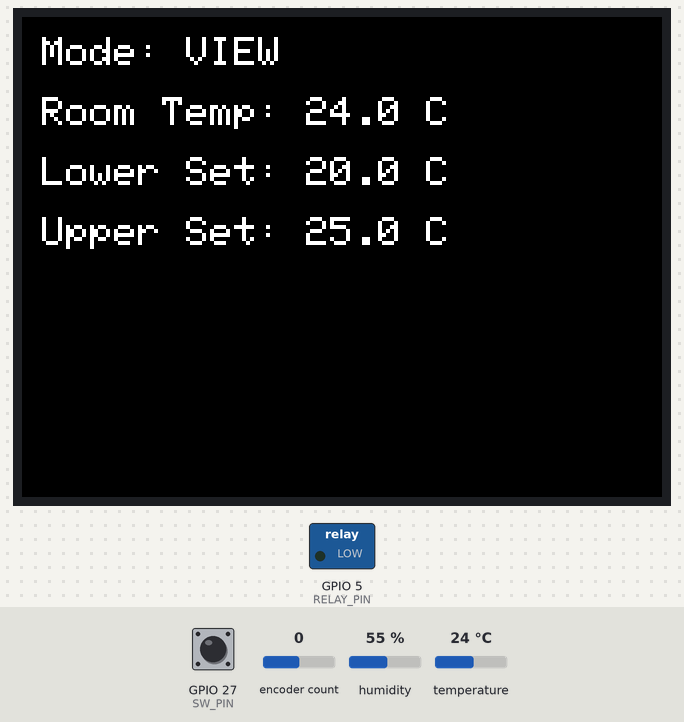
Simulated run of this program. Board: ESP32. Shown: 320×240 colour display, switched loads named in the program (green lamp = pin HIGH). The inputs (shaded band) are chosen by the test bench; at power-on: GPIO 27 (SW_PIN) HIGH, temperature 24 °C, encoder count 0, humidity 55 %. What the program prints to the serial monitor is not drawn.

Above: at 3.5 s.
3.6 s: GPIO 27 (SW_PIN) pulled LOW for 0.15 s
At 4.7 s:
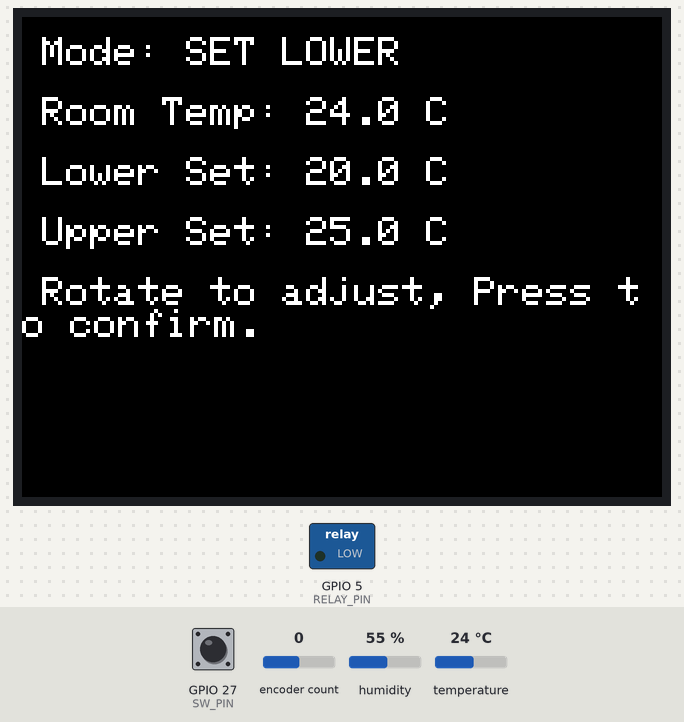
6.8 s: GPIO 27 (SW_PIN) pulled LOW for 1 s
At 8.1 s:
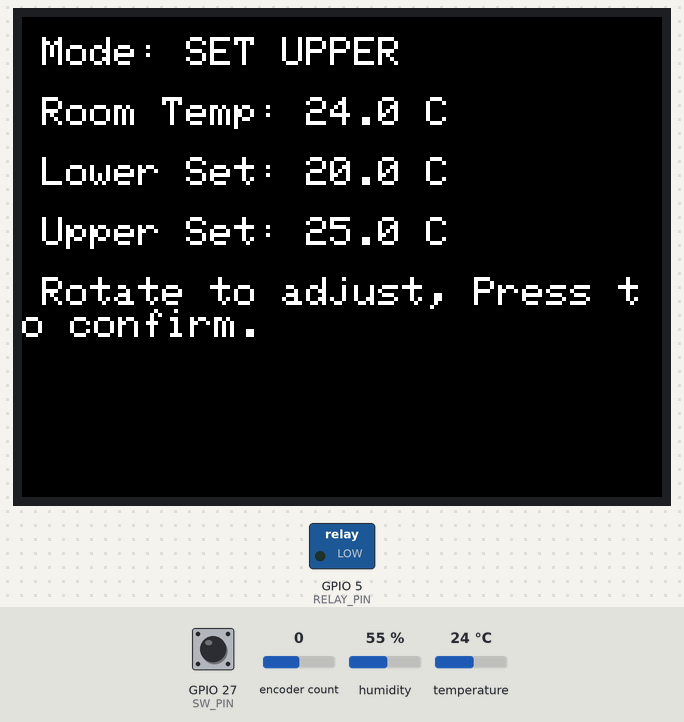
11.8 s: temperature set to 20.3 °C
At 14.9 s:
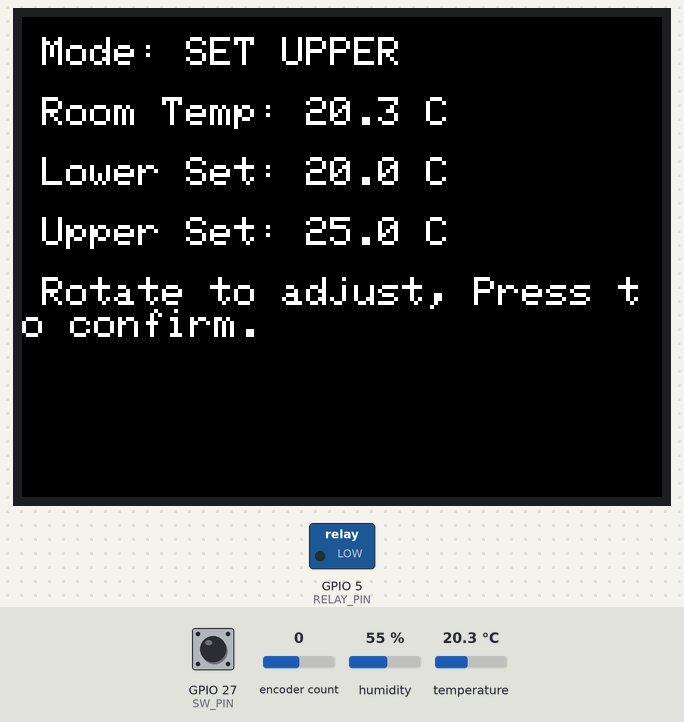
15.8 s: temperature set to 19.2 °C
At 18.1 s:
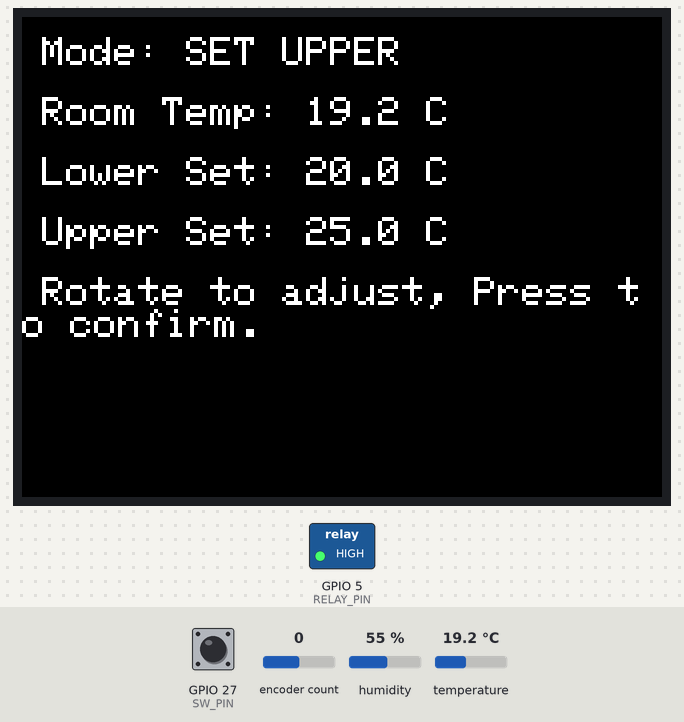
19.8 s: GPIO 27 (SW_PIN) pulled LOW for 0.15 s
At 20.4 s:
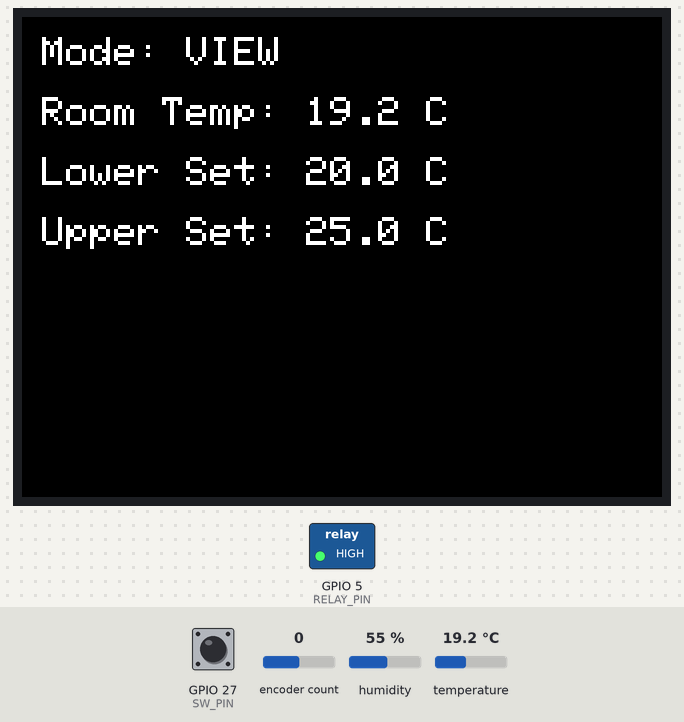
20.5 s: GPIO 27 (SW_PIN) pulled LOW for 3.2 s
At 23.1 s:
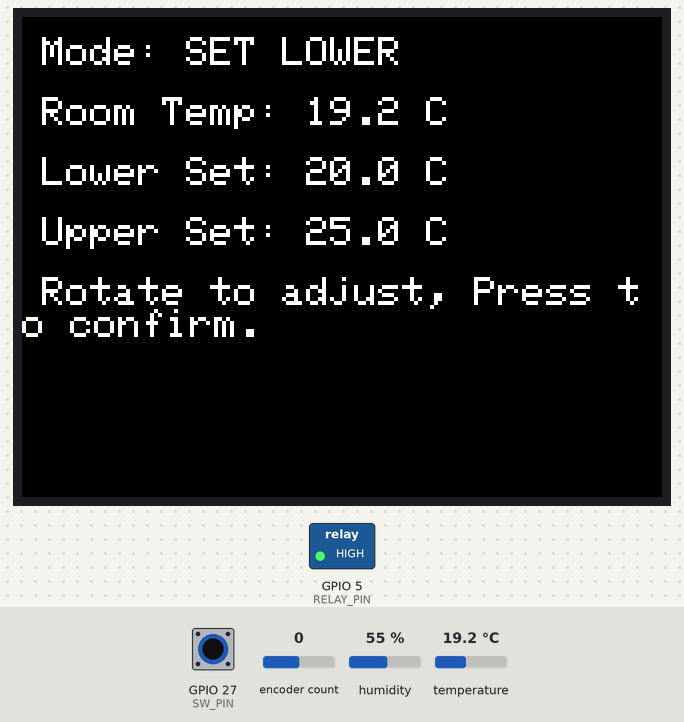
Timing chart, 0 to 24.6 s (numbered marks = the images above; inputs shaded):
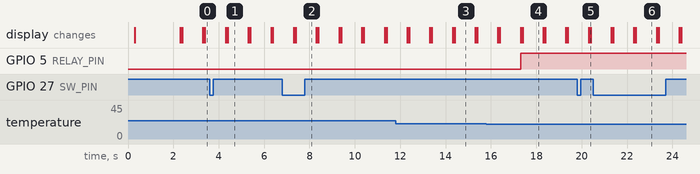

Measured:
- the behaviour switches between 20 and 19.9 °C on temperature (found by bisection; images 3 and 4)
- after the input at 3.6 s, the display: first differs from a run without the input after 0.79 s (image 1)
- after the input at 6.8 s, the display: first differs from a run without the input after 0.59 s (image 2)
- after the input at 11.8 s, the display: first differs from a run without the input after 2.6 s (image 3)
- after the input at 15.8 s, GPIO 5 (RELAY_PIN): LOW → HIGH after 1.5 s; the display: first differs from a run without the input after 1.6 s (image 4)
- after the input at 19.8 s, the display: first differs from a run without the input after 0.59 s (image 5)
- after the input at 20.5 s, the display: first differs from a run without the input after 0.89 s (image 6)

The program:

main.cpp
```cpp
#include <Arduino.h>
#include <DHT.h>

#include <Adafruit_GFX.h>
#include <Adafruit_ILI9341.h>
#include <Encoder.h>

void displayInfo(String message);
void updateDisplay(float currentTemp);
float readTemperature();
void updateRelay(float temperature);
void handleEncoder();
void toggleMode();

#define DHTTYPE DHT22
#define DHTPIN 16

#define RELAY_PIN 5

#define TFT_CS    14
#define TFT_RST   17
#define TFT_DC    4
#define TFT_MOSI  23
#define TFT_SCLK  18
#define TFT_MISO  19

Adafruit_ILI9341 tft = Adafruit_ILI9341(TFT_CS, TFT_DC, TFT_RST);

#define ENCODER_CLK 25
#define ENCODER_DT  26
#define ENCODER_SW  27

Encoder *myEnc = nullptr;
const int SW_PIN = ENCODER_SW;

float LOWER_THRESHOLD = 20.0;
float UPPER_THRESHOLD = 25.0;

bool relayState = false;
bool swPressed = false;
unsigned long lastSwPress = 0;

enum Mode { VIEW, SET_LOWER, SET_UPPER };
Mode currentMode = VIEW;

DHT dht(DHTPIN, DHTTYPE);

void setup() {
  Serial.begin(115200);

  static Encoder encoder(ENCODER_CLK, ENCODER_DT);
  myEnc = &encoder;

  pinMode(RELAY_PIN, OUTPUT);
  digitalWrite(RELAY_PIN, LOW);

  tft.begin();
  tft.setRotation(1);
  tft.fillScreen(ILI9341_BLACK);
  tft.setTextColor(ILI9341_WHITE);
  tft.setTextSize(2);
  displayInfo("Initializing...");

  dht.begin();

  pinMode(SW_PIN, INPUT_PULLUP);

  delay(2000);
}

void loop() {
  static unsigned long lastUpdate = 0;
  unsigned long currentMillis = millis();

  if (currentMillis - lastUpdate >= 1000) {
    lastUpdate = currentMillis;
    float temperature = readTemperature();

    updateRelay(temperature);
    Serial.printf("[SAMPLE] ms=%lu temp=%.1f output=%d\n", millis(), temperature, (int)relayState);

    updateDisplay(temperature);
  }

  handleEncoder();
}

float readTemperature() {
  float temperature = 0.0;

  temperature = dht.readTemperature();
  if (isnan(temperature)) {
    Serial.println("Failed to read from DHT sensor!");
    temperature = 0.0;
  }

  return temperature;
}

void updateRelay(float temperature) {
  if (temperature < LOWER_THRESHOLD && !relayState) {
    digitalWrite(RELAY_PIN, HIGH);
    relayState = true;
    Serial.println("Relay Activated.");
  }
  else if (temperature >= UPPER_THRESHOLD && relayState) {
    digitalWrite(RELAY_PIN, LOW);
    relayState = false;
    Serial.println("Relay Deactivated.");
  }
}

void displayInfo(String message) {
  tft.fillScreen(ILI9341_BLACK);
  tft.setCursor(10, 10);
  tft.println(message);
}

void updateDisplay(float currentTemp) {
  tft.fillScreen(ILI9341_BLACK);
  tft.setTextColor(ILI9341_WHITE);
  tft.setTextSize(2);

  tft.setCursor(10, 10);
  tft.print("Mode: ");
  switch (currentMode) {
    case VIEW:
      tft.println("VIEW");
      break;
    case SET_LOWER:
      tft.println("SET LOWER");
      break;
    case SET_UPPER:
      tft.println("SET UPPER");
      break;
  }

  tft.setCursor(10, 40);
  tft.print("Room Temp: ");
  tft.print(currentTemp, 1);
  tft.println(" C");

  tft.setCursor(10, 70);
  tft.print("Lower Set: ");
  tft.print(LOWER_THRESHOLD, 1);
  tft.println(" C");

  tft.setCursor(10, 100);
  tft.print("Upper Set: ");
  tft.print(UPPER_THRESHOLD, 1);
  tft.println(" C");

  if (currentMode == SET_LOWER || currentMode == SET_UPPER) {
    tft.setCursor(10, 130);
    tft.print("Rotate to adjust, Press to confirm.");
  }
}

void handleEncoder() {
  static long lastPosition = 0;
  long newPosition = myEnc->read() / 4;

  if (newPosition != lastPosition) {
    long delta = newPosition - lastPosition;
    lastPosition = newPosition;

    if (currentMode == SET_LOWER) {
      LOWER_THRESHOLD += delta * 0.5;
      if (LOWER_THRESHOLD < -50.0) LOWER_THRESHOLD = -50.0;
      if (LOWER_THRESHOLD > UPPER_THRESHOLD - 0.5) LOWER_THRESHOLD = UPPER_THRESHOLD - 0.5;
      Serial.print("Lower Threshold: ");
      Serial.println(LOWER_THRESHOLD);
    }
    else if (currentMode == SET_UPPER) {
      UPPER_THRESHOLD += delta * 0.5;
      if (UPPER_THRESHOLD > 100.0) UPPER_THRESHOLD = 100.0;
      if (UPPER_THRESHOLD < LOWER_THRESHOLD + 0.5) UPPER_THRESHOLD = LOWER_THRESHOLD + 0.5;
      Serial.print("Upper Threshold: ");
      Serial.println(UPPER_THRESHOLD);
    }

    updateDisplay(readTemperature());
  }

  if (digitalRead(SW_PIN) == LOW) {
    if (!swPressed && (millis() - lastSwPress > 200)) {
      swPressed = true;
      lastSwPress = millis();
      toggleMode();
    }
  }
  else {
    swPressed = false;
  }
}

void toggleMode() {
  switch (currentMode) {
    case VIEW:
      currentMode = SET_LOWER;
      break;
    case SET_LOWER:
      currentMode = SET_UPPER;
      break;
    case SET_UPPER:
      currentMode = VIEW;
      myEnc->write(0);
      break;
  }
  Serial.print("Mode changed to: ");
  switch (currentMode) {
    case VIEW:
      Serial.println("VIEW");
      break;
    case SET_LOWER:
      Serial.println("SET LOWER");
      break;
    case SET_UPPER:
      Serial.println("SET UPPER");
      break;
  }
}
```
